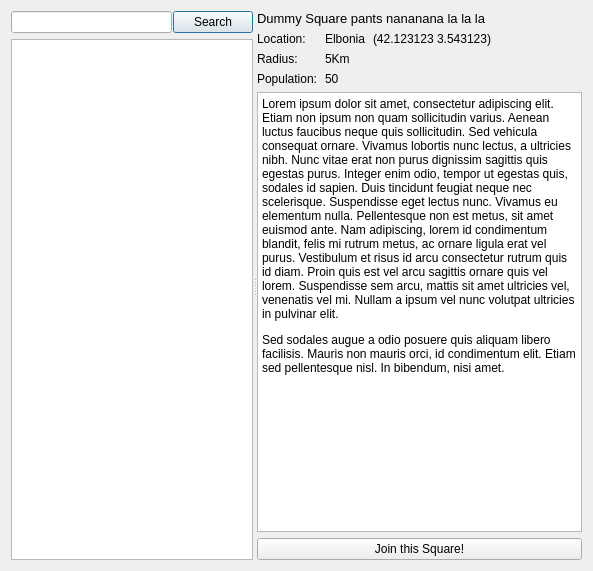
<?xml version="1.0" encoding="UTF-8"?>
<ui version="4.0">
 <class>SquareSearchDialog</class>
 <widget class="QDialog" name="SquareSearchDialog">
  <property name="geometry">
   <rect>
    <x>0</x>
    <y>0</y>
    <width>593</width>
    <height>571</height>
   </rect>
  </property>
  <property name="windowTitle">
   <string>Search Global Squares</string>
  </property>
  <layout class="QVBoxLayout" name="verticalLayout_4">
   <item>
    <widget class="QSplitter" name="splitter">
     <property name="orientation">
      <enum>Qt::Horizontal</enum>
     </property>
     <property name="handleWidth">
      <number>4</number>
     </property>
     <widget class="QWidget" name="layoutWidget">
      <layout class="QVBoxLayout" name="verticalLayout_3">
       <property name="sizeConstraint">
        <enum>QLayout::SetMinimumSize</enum>
       </property>
       <item>
        <layout class="QHBoxLayout" name="horizontalLayout_3">
         <property name="spacing">
          <number>1</number>
         </property>
         <property name="sizeConstraint">
          <enum>QLayout::SetMaximumSize</enum>
         </property>
         <item>
          <widget class="QLineEdit" name="search_line">
           <property name="sizePolicy">
            <sizepolicy hsizetype="Expanding" vsizetype="Fixed">
             <horstretch>0</horstretch>
             <verstretch>0</verstretch>
            </sizepolicy>
           </property>
           <property name="minimumSize">
            <size>
             <width>124</width>
             <height>0</height>
            </size>
           </property>
           <property name="maximumSize">
            <size>
             <width>236</width>
             <height>16777215</height>
            </size>
           </property>
          </widget>
         </item>
         <item>
          <widget class="QPushButton" name="search_btn">
           <property name="text">
            <string>Search</string>
           </property>
          </widget>
         </item>
        </layout>
       </item>
       <item>
        <widget class="QListView" name="results_list">
         <property name="editTriggers">
          <set>QAbstractItemView::NoEditTriggers</set>
         </property>
        </widget>
       </item>
      </layout>
     </widget>
     <widget class="QWidget" name="layoutWidget">
      <layout class="QVBoxLayout" name="verticalLayout_2">
       <item>
        <layout class="QHBoxLayout" name="horizontalLayout_2">
         <item>
          <layout class="QVBoxLayout" name="verticalLayout">
           <item>
            <widget class="QLabel" name="title_label">
             <property name="font">
              <font>
               <pointsize>10</pointsize>
              </font>
             </property>
             <property name="text">
              <string>Dummy Square pants nananana la la la</string>
             </property>
             <property name="scaledContents">
              <bool>false</bool>
             </property>
             <property name="wordWrap">
              <bool>false</bool>
             </property>
             <property name="openExternalLinks">
              <bool>true</bool>
             </property>
             <property name="textInteractionFlags">
              <set>Qt::TextBrowserInteraction</set>
             </property>
            </widget>
           </item>
           <item>
            <layout class="QHBoxLayout" name="horizontalLayout">
             <item>
              <layout class="QGridLayout" name="gridLayout">
               <property name="horizontalSpacing">
                <number>8</number>
               </property>
               <item row="0" column="0">
                <widget class="QLabel" name="label_2">
                 <property name="text">
                  <string>Location:</string>
                 </property>
                </widget>
               </item>
               <item row="0" column="2">
                <widget class="QLabel" name="coords_label">
                 <property name="text">
                  <string>(42.123123 3.543123)</string>
                 </property>
                </widget>
               </item>
               <item row="1" column="0">
                <widget class="QLabel" name="label_3">
                 <property name="text">
                  <string>Radius:</string>
                 </property>
                </widget>
               </item>
               <item row="0" column="1">
                <widget class="QLabel" name="location_label">
                 <property name="text">
                  <string>Elbonia</string>
                 </property>
                </widget>
               </item>
               <item row="1" column="1">
                <widget class="QLabel" name="radius_label">
                 <property name="text">
                  <string>5Km</string>
                 </property>
                </widget>
               </item>
               <item row="2" column="0">
                <widget class="QLabel" name="label_7">
                 <property name="text">
                  <string>Population:</string>
                 </property>
                </widget>
               </item>
               <item row="2" column="1">
                <widget class="QLabel" name="population_label">
                 <property name="text">
                  <string>50</string>
                 </property>
                </widget>
               </item>
              </layout>
             </item>
             <item>
              <spacer name="horizontalSpacer">
               <property name="orientation">
                <enum>Qt::Horizontal</enum>
               </property>
               <property name="sizeHint" stdset="0">
                <size>
                 <width>38</width>
                 <height>17</height>
                </size>
               </property>
              </spacer>
             </item>
            </layout>
           </item>
          </layout>
         </item>
         <item>
          <widget class="QLabel" name="thumbnail_label">
           <property name="sizePolicy">
            <sizepolicy hsizetype="Fixed" vsizetype="Fixed">
             <horstretch>0</horstretch>
             <verstretch>0</verstretch>
            </sizepolicy>
           </property>
           <property name="minimumSize">
            <size>
             <width>64</width>
             <height>64</height>
            </size>
           </property>
           <property name="maximumSize">
            <size>
             <width>64</width>
             <height>64</height>
            </size>
           </property>
           <property name="sizeIncrement">
            <size>
             <width>64</width>
             <height>64</height>
            </size>
           </property>
           <property name="baseSize">
            <size>
             <width>64</width>
             <height>64</height>
            </size>
           </property>
           <property name="text">
            <string/>
           </property>
           <property name="pixmap">
            <pixmap resource="resources.qrc">:/main/face-smile-big.png</pixmap>
           </property>
           <property name="scaledContents">
            <bool>true</bool>
           </property>
          </widget>
         </item>
        </layout>
       </item>
       <item>
        <widget class="QTextBrowser" name="description_tbox">
         <property name="html">
          <string>&lt;!DOCTYPE HTML PUBLIC &quot;-//W3C//DTD HTML 4.0//EN&quot; &quot;http://www.w3.org/TR/REC-html40/strict.dtd&quot;&gt;
&lt;html&gt;&lt;head&gt;&lt;meta name=&quot;qrichtext&quot; content=&quot;1&quot; /&gt;&lt;style type=&quot;text/css&quot;&gt;
p, li { white-space: pre-wrap; }
&lt;/style&gt;&lt;/head&gt;&lt;body style=&quot; font-family:'Terminus'; font-size:9pt; font-weight:400; font-style:normal;&quot;&gt;
&lt;p style=&quot; margin-top:0px; margin-bottom:0px; margin-left:0px; margin-right:0px; -qt-block-indent:0; text-indent:0px;&quot;&gt;&lt;a name=&quot;lipsum&quot;&gt;&lt;/a&gt;Lorem ipsum dolor sit amet, consectetur adipiscing elit. Etiam non ipsum non quam sollicitudin varius. Aenean luctus faucibus neque quis sollicitudin. Sed vehicula consequat ornare. Vivamus lobortis nunc lectus, a ultricies nibh. Nunc vitae erat non purus dignissim sagittis quis egestas purus. Integer enim odio, tempor ut egestas quis, sodales id sapien. Duis tincidunt feugiat neque nec scelerisque. Suspendisse eget lectus nunc. Vivamus eu elementum nulla. Pellentesque non est metus, sit amet euismod ante. Nam adipiscing, lorem id condimentum blandit, felis mi rutrum metus, ac ornare ligula erat vel purus. Vestibulum et risus id arcu consectetur rutrum quis id diam. Proin quis est vel arcu sagittis ornare quis vel lorem. Suspendisse sem arcu, mattis sit amet ultricies vel, venenatis vel mi. Nullam a ipsum vel nunc volutpat ultricies in pulvinar elit. &lt;/p&gt;
&lt;p style=&quot; margin-top:12px; margin-bottom:12px; margin-left:0px; margin-right:0px; -qt-block-indent:0; text-indent:0px;&quot;&gt;Sed sodales augue a odio posuere quis aliquam libero facilisis. Mauris non mauris orci, id condimentum elit. Etiam sed pellentesque nisl. In bibendum, nisi amet.&lt;/p&gt;&lt;/body&gt;&lt;/html&gt;</string>
         </property>
         <property name="openExternalLinks">
          <bool>true</bool>
         </property>
        </widget>
       </item>
       <item>
        <widget class="QPushButton" name="joinSquare_btn">
         <property name="sizePolicy">
          <sizepolicy hsizetype="Expanding" vsizetype="Fixed">
           <horstretch>0</horstretch>
           <verstretch>0</verstretch>
          </sizepolicy>
         </property>
         <property name="text">
          <string>Join this Square!</string>
         </property>
        </widget>
       </item>
      </layout>
     </widget>
    </widget>
   </item>
  </layout>
 </widget>
 <resources>
  <include location="resources.qrc"/>
  <include location="resources.qrc"/>
 </resources>
 <connections/>
</ui>
